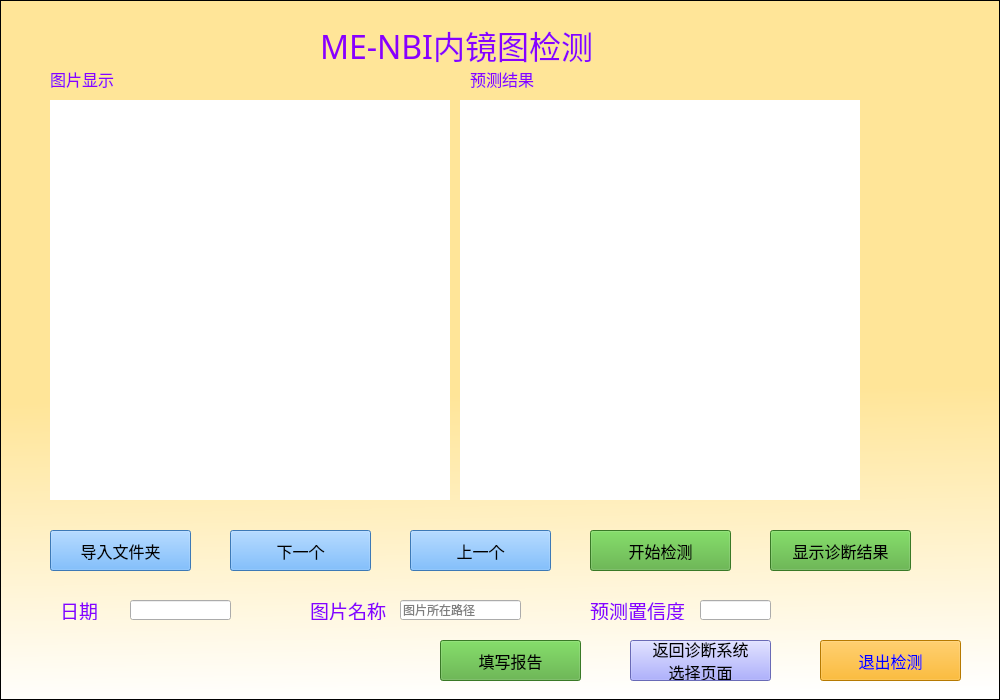
<?xml version="1.0" encoding="UTF-8"?>
<ui version="4.0">
 <class>Form</class>
 <widget class="QWidget" name="Form">
  <property name="geometry">
   <rect>
    <x>0</x>
    <y>0</y>
    <width>1000</width>
    <height>700</height>
   </rect>
  </property>
  <property name="palette">
   <palette>
    <active>
     <colorrole role="WindowText">
      <brush brushstyle="SolidPattern">
       <color alpha="255">
        <red>136</red>
        <green>0</green>
        <blue>255</blue>
       </color>
      </brush>
     </colorrole>
     <colorrole role="Button">
      <brush brushstyle="SolidPattern">
       <color alpha="255">
        <red>119</red>
        <green>139</green>
        <blue>255</blue>
       </color>
      </brush>
     </colorrole>
     <colorrole role="ButtonText">
      <brush brushstyle="SolidPattern">
       <color alpha="255">
        <red>170</red>
        <green>0</green>
        <blue>0</blue>
       </color>
      </brush>
     </colorrole>
    </active>
    <inactive>
     <colorrole role="WindowText">
      <brush brushstyle="SolidPattern">
       <color alpha="255">
        <red>136</red>
        <green>0</green>
        <blue>255</blue>
       </color>
      </brush>
     </colorrole>
     <colorrole role="Button">
      <brush brushstyle="SolidPattern">
       <color alpha="255">
        <red>119</red>
        <green>139</green>
        <blue>255</blue>
       </color>
      </brush>
     </colorrole>
     <colorrole role="ButtonText">
      <brush brushstyle="SolidPattern">
       <color alpha="255">
        <red>170</red>
        <green>0</green>
        <blue>0</blue>
       </color>
      </brush>
     </colorrole>
    </inactive>
    <disabled>
     <colorrole role="WindowText">
      <brush brushstyle="SolidPattern">
       <color alpha="255">
        <red>120</red>
        <green>120</green>
        <blue>120</blue>
       </color>
      </brush>
     </colorrole>
     <colorrole role="Button">
      <brush brushstyle="SolidPattern">
       <color alpha="255">
        <red>119</red>
        <green>139</green>
        <blue>255</blue>
       </color>
      </brush>
     </colorrole>
     <colorrole role="ButtonText">
      <brush brushstyle="SolidPattern">
       <color alpha="255">
        <red>120</red>
        <green>120</green>
        <blue>120</blue>
       </color>
      </brush>
     </colorrole>
    </disabled>
   </palette>
  </property>
  <property name="windowTitle">
   <string>癌前病变诊断</string>
  </property>
  <property name="autoFillBackground">
   <bool>false</bool>
  </property>
  <widget class="QLabel" name="label">
   <property name="geometry">
    <rect>
     <x>320</x>
     <y>20</y>
     <width>291</width>
     <height>50</height>
    </rect>
   </property>
   <property name="font">
    <font>
     <family>楷体</family>
     <pointsize>24</pointsize>
    </font>
   </property>
   <property name="text">
    <string>ME-NBI内镜图检测</string>
   </property>
   <property name="textFormat">
    <enum>Qt::AutoText</enum>
   </property>
  </widget>
  <widget class="QPushButton" name="pushButton6">
   <property name="geometry">
    <rect>
     <x>630</x>
     <y>640</y>
     <width>141</width>
     <height>41</height>
    </rect>
   </property>
   <property name="font">
    <font>
     <family>楷体</family>
     <pointsize>12</pointsize>
    </font>
   </property>
   <property name="styleSheet">
    <string notr="true">background-color: rgb(147, 149, 255);</string>
   </property>
   <property name="text">
    <string>返回诊断系统
选择页面</string>
   </property>
  </widget>
  <widget class="QPushButton" name="pushButton7">
   <property name="geometry">
    <rect>
     <x>440</x>
     <y>640</y>
     <width>141</width>
     <height>41</height>
    </rect>
   </property>
   <property name="font">
    <font>
     <family>楷体</family>
     <pointsize>12</pointsize>
    </font>
   </property>
   <property name="styleSheet">
    <string notr="true">background-color: rgb(80, 170, 53);</string>
   </property>
   <property name="text">
    <string>填写报告</string>
   </property>
  </widget>
  <widget class="QPushButton" name="pushButton8">
   <property name="geometry">
    <rect>
     <x>820</x>
     <y>640</y>
     <width>141</width>
     <height>41</height>
    </rect>
   </property>
   <property name="font">
    <font>
     <family>楷体</family>
     <pointsize>12</pointsize>
    </font>
   </property>
   <property name="styleSheet">
    <string notr="true">background-color: rgb(255, 170, 0);
color: rgb(0, 0, 255);</string>
   </property>
   <property name="text">
    <string>退出检测</string>
   </property>
  </widget>
  <widget class="QLineEdit" name="lineEdit2">
   <property name="geometry">
    <rect>
     <x>130</x>
     <y>600</y>
     <width>101</width>
     <height>20</height>
    </rect>
   </property>
   <property name="text">
    <string/>
   </property>
  </widget>
  <widget class="QLabel" name="label2">
   <property name="geometry">
    <rect>
     <x>60</x>
     <y>600</y>
     <width>71</width>
     <height>20</height>
    </rect>
   </property>
   <property name="font">
    <font>
     <family>楷体</family>
     <pointsize>14</pointsize>
    </font>
   </property>
   <property name="text">
    <string>日期</string>
   </property>
   <property name="buddy">
    <cstring>lineEdit2</cstring>
   </property>
  </widget>
  <widget class="QLabel" name="label4">
   <property name="geometry">
    <rect>
     <x>50</x>
     <y>69</y>
     <width>101</width>
     <height>20</height>
    </rect>
   </property>
   <property name="font">
    <font>
     <family>楷体</family>
     <pointsize>12</pointsize>
    </font>
   </property>
   <property name="text">
    <string>图片显示</string>
   </property>
  </widget>
  <widget class="QLabel" name="label3">
   <property name="geometry">
    <rect>
     <x>470</x>
     <y>69</y>
     <width>101</width>
     <height>20</height>
    </rect>
   </property>
   <property name="font">
    <font>
     <family>楷体</family>
     <pointsize>12</pointsize>
    </font>
   </property>
   <property name="text">
    <string>预测结果</string>
   </property>
  </widget>
  <widget class="QPushButton" name="pushButton1">
   <property name="geometry">
    <rect>
     <x>50</x>
     <y>530</y>
     <width>141</width>
     <height>41</height>
    </rect>
   </property>
   <property name="font">
    <font>
     <family>楷体</family>
     <pointsize>12</pointsize>
    </font>
   </property>
   <property name="styleSheet">
    <string notr="true">background-color:rgb(85, 170, 255)</string>
   </property>
   <property name="text">
    <string>导入文件夹</string>
   </property>
  </widget>
  <widget class="QPushButton" name="pushButton5">
   <property name="geometry">
    <rect>
     <x>770</x>
     <y>530</y>
     <width>141</width>
     <height>41</height>
    </rect>
   </property>
   <property name="font">
    <font>
     <family>楷体</family>
     <pointsize>12</pointsize>
    </font>
   </property>
   <property name="styleSheet">
    <string notr="true">background-color: rgb(80, 170, 53);</string>
   </property>
   <property name="text">
    <string>显示诊断结果</string>
   </property>
  </widget>
  <widget class="QListView" name="listView">
   <property name="geometry">
    <rect>
     <x>0</x>
     <y>0</y>
     <width>1000</width>
     <height>700</height>
    </rect>
   </property>
   <property name="styleSheet">
    <string notr="true">background-color: qlineargradient(spread:pad, x1:0.483, y1:0, x2:0.511727, y2:1, stop:0.5625 rgba(255, 229, 152, 255), stop:1 rgba(255, 255, 255, 255));</string>
   </property>
  </widget>
  <widget class="QLabel" name="label5">
   <property name="geometry">
    <rect>
     <x>50</x>
     <y>100</y>
     <width>400</width>
     <height>400</height>
    </rect>
   </property>
   <property name="styleSheet">
    <string notr="true">background-color: rgb(255, 255, 255);</string>
   </property>
   <property name="text">
    <string/>
   </property>
   <property name="buddy">
    <cstring>lineEdit5</cstring>
   </property>
  </widget>
  <widget class="QLineEdit" name="lineEdit5">
   <property name="geometry">
    <rect>
     <x>400</x>
     <y>600</y>
     <width>121</width>
     <height>20</height>
    </rect>
   </property>
   <property name="placeholderText">
    <string>图片所在路径</string>
   </property>
  </widget>
  <widget class="QLabel" name="label6">
   <property name="geometry">
    <rect>
     <x>460</x>
     <y>100</y>
     <width>400</width>
     <height>400</height>
    </rect>
   </property>
   <property name="styleSheet">
    <string notr="true">background-color: rgb(255, 255, 255);</string>
   </property>
   <property name="text">
    <string/>
   </property>
   <property name="buddy">
    <cstring>lineEdit5</cstring>
   </property>
  </widget>
  <widget class="QPushButton" name="pushButton4">
   <property name="geometry">
    <rect>
     <x>590</x>
     <y>530</y>
     <width>141</width>
     <height>41</height>
    </rect>
   </property>
   <property name="font">
    <font>
     <family>楷体</family>
     <pointsize>12</pointsize>
    </font>
   </property>
   <property name="styleSheet">
    <string notr="true">background-color: rgb(80, 170, 53);</string>
   </property>
   <property name="text">
    <string>开始检测</string>
   </property>
  </widget>
  <widget class="QPushButton" name="pushButton2">
   <property name="geometry">
    <rect>
     <x>230</x>
     <y>530</y>
     <width>141</width>
     <height>41</height>
    </rect>
   </property>
   <property name="font">
    <font>
     <family>楷体</family>
     <pointsize>12</pointsize>
    </font>
   </property>
   <property name="styleSheet">
    <string notr="true">background-color:rgb(85, 170, 255)</string>
   </property>
   <property name="text">
    <string>下一个</string>
   </property>
  </widget>
  <widget class="QPushButton" name="pushButton3">
   <property name="geometry">
    <rect>
     <x>410</x>
     <y>530</y>
     <width>141</width>
     <height>41</height>
    </rect>
   </property>
   <property name="font">
    <font>
     <family>楷体</family>
     <pointsize>12</pointsize>
    </font>
   </property>
   <property name="styleSheet">
    <string notr="true">background-color:rgb(85, 170, 255)</string>
   </property>
   <property name="text">
    <string>上一个</string>
   </property>
  </widget>
  <widget class="QLabel" name="label1">
   <property name="geometry">
    <rect>
     <x>590</x>
     <y>600</y>
     <width>101</width>
     <height>20</height>
    </rect>
   </property>
   <property name="font">
    <font>
     <family>楷体</family>
     <pointsize>14</pointsize>
    </font>
   </property>
   <property name="text">
    <string>预测置信度</string>
   </property>
   <property name="buddy">
    <cstring>lineEdit2</cstring>
   </property>
  </widget>
  <widget class="QLineEdit" name="lineEdit3">
   <property name="geometry">
    <rect>
     <x>700</x>
     <y>600</y>
     <width>71</width>
     <height>20</height>
    </rect>
   </property>
   <property name="text">
    <string/>
   </property>
  </widget>
  <widget class="QLabel" name="label7">
   <property name="geometry">
    <rect>
     <x>310</x>
     <y>600</y>
     <width>81</width>
     <height>20</height>
    </rect>
   </property>
   <property name="font">
    <font>
     <family>楷体</family>
     <pointsize>14</pointsize>
    </font>
   </property>
   <property name="text">
    <string>图片名称</string>
   </property>
   <property name="buddy">
    <cstring>lineEdit2</cstring>
   </property>
  </widget>
  <zorder>listView</zorder>
  <zorder>label</zorder>
  <zorder>pushButton6</zorder>
  <zorder>pushButton7</zorder>
  <zorder>pushButton8</zorder>
  <zorder>lineEdit2</zorder>
  <zorder>label2</zorder>
  <zorder>label4</zorder>
  <zorder>label3</zorder>
  <zorder>pushButton1</zorder>
  <zorder>pushButton5</zorder>
  <zorder>label5</zorder>
  <zorder>lineEdit5</zorder>
  <zorder>label6</zorder>
  <zorder>pushButton4</zorder>
  <zorder>pushButton2</zorder>
  <zorder>pushButton3</zorder>
  <zorder>label1</zorder>
  <zorder>lineEdit3</zorder>
  <zorder>label7</zorder>
 </widget>
 <resources/>
 <connections/>
</ui>
